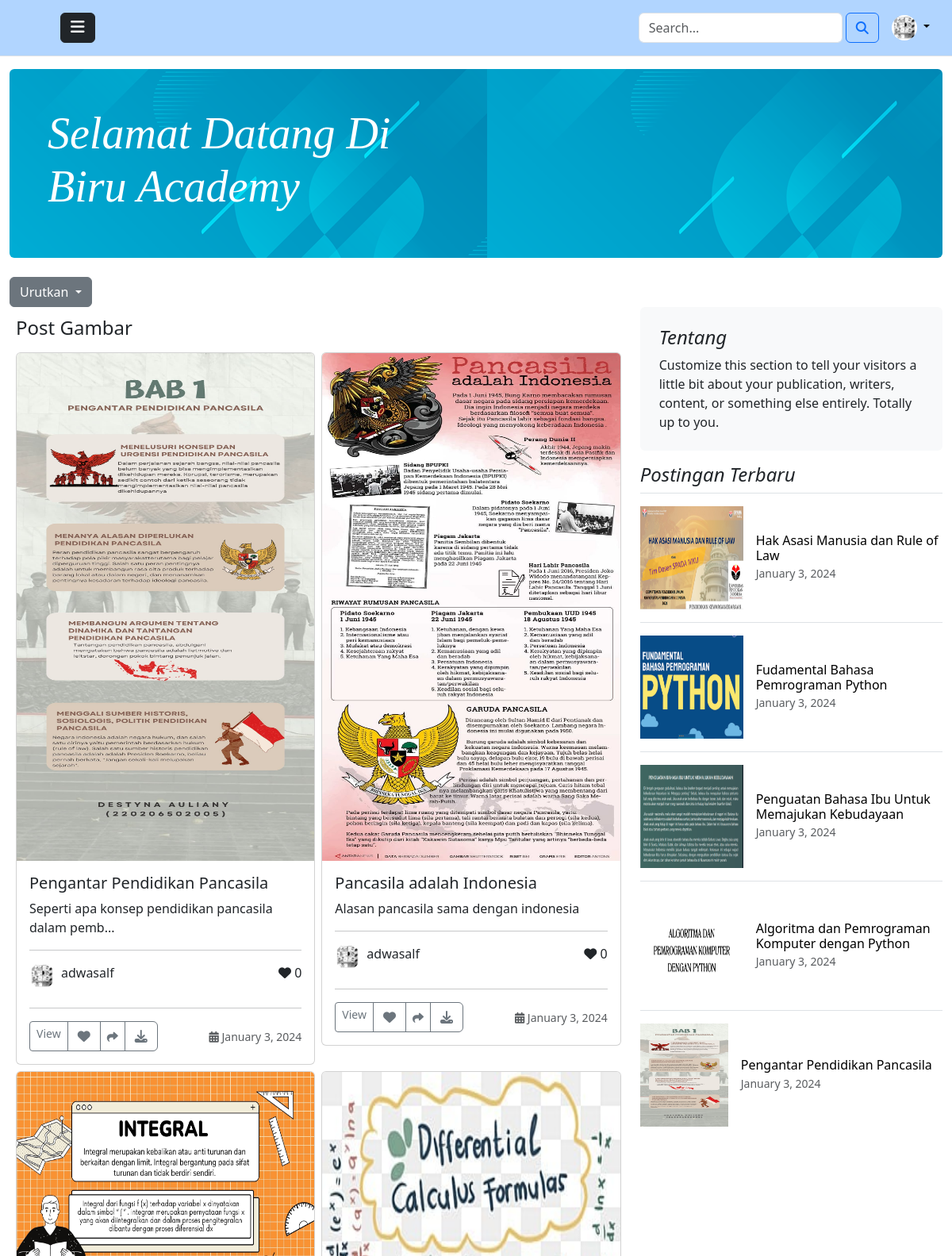
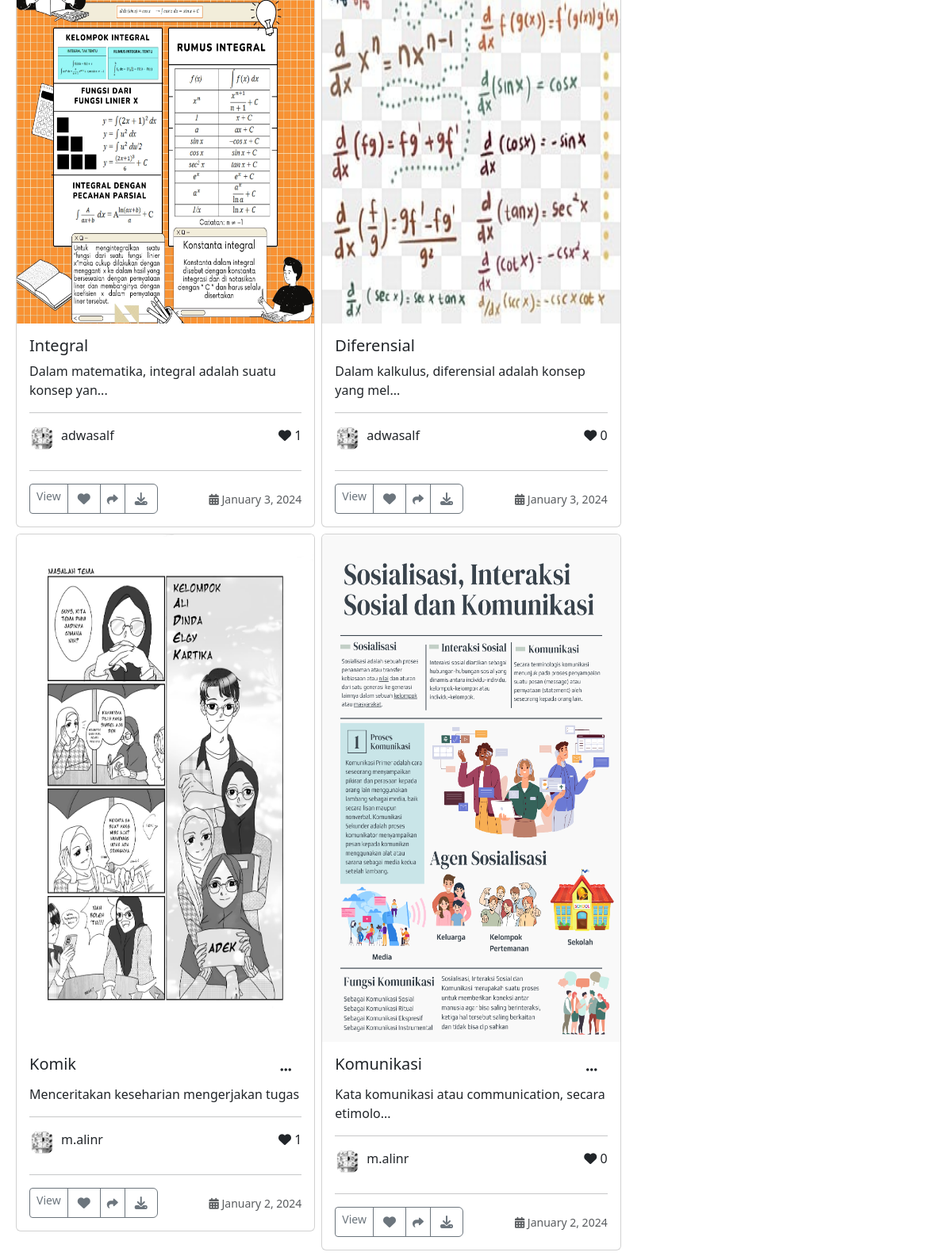
Screenshot of /home (signed in, upper part) with the database file from the repository (2 pictures, top to bottom).
### core/models.py (models this page shows, shortened)
class Profile(models.Model):
    user = models.ForeignKey(User, on_delete=models.CASCADE)
    id_user = models.IntegerField()
    profile_image = models.ImageField(upload_to='profile_images', default='blank-profile-picture.png')
    alamat = models.TextField(blank=True)
    tanggal_lahir = models.DateField(blank=True, null=True)
    nama_lengkap = models.CharField(max_length=100, blank=True)
    no_hp = models.CharField(max_length=20, blank=True)
    jenis_kelamin = models.CharField(max_length=20, blank=True)

class Post(models.Model):
    id_post = models.UUIDField(primary_key=True, default=uuid.uuid4, editable=False)
    kategori_id = models.ForeignKey('Kategori', on_delete=models.CASCADE)
    lisensi_id = models.ForeignKey('Lisensi', on_delete=models.CASCADE)
    user = models.ForeignKey(User, on_delete=models.CASCADE)
    judul = models.CharField(max_length=100)
    deskripsi = models.TextField(blank=True)
    thumbnail = models.ImageField(upload_to='post_thumbnail', null=True)
    created_at = models.DateTimeField(default=datetime.now)
    no_of_like = models.IntegerField(default=0)

class PostModul(models.Model):
    id = models.UUIDField(primary_key=True, default=uuid.uuid4, editable=False)
    user = models.ForeignKey(User, on_delete=models.CASCADE)
    kategori_id = models.ForeignKey('Kategori', on_delete=models.CASCADE)
    lisensi_id = models.ForeignKey('Lisensi', on_delete=models.CASCADE)
    thumbnail = models.ImageField(upload_to='post_thumbnail', null=True)
    file_modul = models.FileField(upload_to='post_moduls', null=True)
    judul = models.CharField(max_length=100)
    deskripsi = models.TextField()
    created_at = models.DateTimeField(default=datetime.now)
    no_of_like = models.IntegerField(default=0)

### core/views.py (the view)
# urls.py: path('home', views.homePage, name='home'),
@login_required(login_url='login')
def homePage(request):
    user_object = User.objects.get(username=request.user.username)
    profile = Profile.objects.get(user=user_object)
    post = Post.objects.all()
    video = PostVideo.objects.all()
    modul = PostModul.objects.all()
    images = PostImage.objects.filter(post__in=post)
    lisensi = Lisensi.objects.all()
    all_posts = list(post) + list(video) + list(modul)
    sorted_posts = bubble_sort(all_posts)
    latest_posts = sorted_posts[:5]
    sort_option = request.GET.get('sort', 'latest')
    if sort_option == 'latest':
        post = Post.objects.all().order_by('-created_at')
        video = PostVideo.objects.all().order_by('-created_at')
        modul = PostModul.objects.all().order_by('-created_at')
    elif sort_option == 'most_liked':
        post = Post.objects.all().order_by('-no_of_like')
        video = PostVideo.objects.all().order_by('-no_of_like')
        modul = PostModul.objects.all().order_by('-no_of_like')
    return render(request, 'homepage.html', {'post': post, 'profile': profile, 'images': images, 'lisensi': lisensi, 'video': video, 'modul': modul, 'latest_posts': latest_posts})

### core/views.py (called while the page is built)
def bubble_sort(posts):
    post = Post.objects.all()
    video = PostVideo.objects.all()
    modul = PostModul.objects.all()
    posts = list(post) + list(video) + list(modul)
    n = len(posts)
    for i in range(n):
        for j in range(0, n - i - 1):
            if posts[j].created_at < posts[j + 1].created_at:
                posts[j], posts[j + 1] = posts[j + 1], posts[j]
    return posts

### templates/homepage.html (shortened to what this page needs)
{% extends "layouts/base.html" %}
{% block content %}
{% include 'layouts/navbar.html' %}
<div class="container-fluid">
  <div class="p-4 p-md-5 mb-4 rounded text-body-emphasis " style="background-image: url('media/background_home.png');">
      <div class="col-lg-6 px-0">
          <h1 class="display-4 fst-italic" style="color:white; font-family:Poppins;" >Selamat Datang Di Biru Academy</h1>
      </div>
  </div>
</div>
    <div class="container-fluid">
        <div class="dropdown">
            <button class="btn btn-secondary dropdown-toggle" type="button" id="dropdownMenuButton" data-bs-toggle="dropdown" aria-expanded="false">
                Urutkan
            </button>
        </div>
        <div class="row g-3">
            <div class="col-8">
                <div class="row g-2 m-1" >
                  <h4>Post Gambar</h4>
                    {% for postImage in post %}
                    <div class="col-lg-6 col-sm-12">
                      {% include "card_post/card_image.html" %}
                    {% endfor %}
                </div>
            </div>
            <div class="col-md-4">
                <div class="position-sticky" style="top: 2rem;">
                  <div class="p-4 mb-3 bg-body-tertiary rounded">
                    <h4 class="fst-italic">Tentang</h4>
                    <p class="mb-0">Customize this section to tell your visitors a little bit about your publication, writers, content, or something else entirely. Totally up to you.</p>
                  </div>
                  <div>
                    <h4 class="fst-italic">Postingan Terbaru</h4>
                    <ul class="list-unstyled">
                      {% for post in latest_posts %}
                        <li>
                          <a class="d-flex flex-column flex-lg-row gap-3 align-items-start align-items-lg-center py-3 link-body-emphasis text-decoration-none border-top" href="#">
                            <img src="{{ post.thumbnail.url }}" alt="{{ post.judul }}" class="" width="130" height="130">
                            <div class="col-lg-8">
                              <h6 class="mb-0">{{post.judul}}</h6>
                              <small class="text-body-secondary">{{ post.created_at|date:"F j, Y" }}</small>
                            </div>
                          </a>
                        </li>
                      {% endfor %}
                    </div>
        </div>
    </div>
{% endblock content %}

### templates/layouts/navbar.html (shortened to what this page needs)
<header class="p-3 mb-3 border-bottom" style="background-color: #B1D5FF;">
  <div class="container-fluid">
    <div class="d-flex flex-wrap align-items-center justify-content-center justify-content-lg-start" >
      <a href="/" class="d-flex align-items-center mb-2 mb-lg-0 link-body-emphasis text-decoration-none">
        <svg class="bi me-2" width="40" height="32" role="img" aria-label="Bootstrap"><use xlink:href="#bootstrap"/></svg>
      </a>
      <ul class="nav col-12 col-lg-auto me-lg-auto mb-2 mb-md-0">
        <li><button class="btn btn-dark" type="button" data-bs-toggle="offcanvas" data-bs-target="#offcanvasWithBothOptions" aria-controls="offcanvasWithBothOptions"><i class="fa-solid fa-bars" style="font-size:20px;"></i></button></li>
      </ul>
      <form class="d-flex col-12 col-lg-auto mb-3 mb-lg-0 me-lg-3" action="/search_konten" method="post" role="search">
        <input type="search" name="search" class="form-control me-1" placeholder="Search..." aria-label="Search">
        <button class="btn btn-outline-primary" type="submit"><i class="fa-solid fa-magnifying-glass"></i>  </button>
      </form>
      <div class="dropdown text-end">
        <a href="#" class="d-block link-body-emphasis text-decoration-none dropdown-toggle" data-bs-toggle="dropdown" aria-expanded="false">
          <img src="{{profile.profile_image.url }}" alt="mdo" width="32" height="32" class="rounded-circle">
        </a>
      </div>
    </div>
  </div>
</header>

### templates/card_post/card_image.html (shortened to what this page needs)
<div class="card">
    <a href="{{postImage.thumbnail.url}}"><img src="{{postImage.thumbnail.url}}" class="card-img-top" style="height: 40rem;" alt="..."></a>
    <div class="card-body">
      <div class="d-flex justify-content-between">
        <div>
          <h5 class="card-title">{{ postImage.judul }} </h5>
        </div>
        <div>
          {% if user == postImage.user %}
          <div class="dropdown">
            <a class="btn" href="#" role="button" data-bs-toggle="dropdown" aria-expanded="false">
              <i class="fa-solid fa-ellipsis"></i>
            </a>
          </div>
          {% endif %}
        </div>
      </div>
      <p class="card-text">{{ postImage.deskripsi|slice:":50" }}{% if postImage.deskripsi|length > 50 %}...{% endif %}</p>
      <hr>
      <div class="mb-2 d-flex justify-content-between">
        <div class="d-flex">
          <img src="{{profile.profile_image.url }}" alt="mdo" width="32" height="32" class="rounded-circle me-2">
          <p class="me-1">{{postImage.user}}</p>
        </div>
        <p class="text-body-light"><i class="fa-solid fa-heart"></i>  {{postImage.no_of_like}} </p>
      </div>
      <hr>
      <div class="d-flex justify-content-between align-items-center">
        <div class="btn-group">
          <a type="button" class="btn btn-sm btn-outline-secondary" href="{% url 'detail' id=postImage.id_post %}">View</a>
          <a class="btn btn-outline-secondary" href="/like_post?post_id={{ postImage.id_post }}" role="button"><i class="fa-solid fa-heart"></i></a>
          <button type="button" class="btn btn-sm btn-outline-secondary" data-bs-toggle="modal" data-bs-target="#modal-share{{ postImage.id_post }}"><i class="fa-solid fa-share"></i></button>
          <a class="btn btn-outline-secondary" href="{% url 'download_images' post_id=postImage.id_post %}" role="button"><i class="fa-solid fa-download"></i></i></a>
        </div>
        <small class="text-body-secondary"><i class="fa-solid fa-calendar-days"></i>  {{ postImage.created_at|date:"F j, Y" }}</small>
      </div>
    </div>
  </div>
</div>

### rows the page displays
Profile: profile_image (picture)
Post: thumbnail (picture), judul "Pengantar Pendidikan Pancasila", deskripsi "Seperti apa konsep pendidikan pancasila dalam pemb", profile_image (picture), user "adwasalf", no_of_like "0", created_at "January 3, 2024"
Post: thumbnail (picture), judul "Pancasila adalah Indonesia", deskripsi "Alasan pancasila sama dengan indonesia", profile_image (picture), user "adwasalf", no_of_like "0", created_at "January 3, 2024"
Post: thumbnail (picture), judul "Integral", deskripsi "Dalam matematika, integral adalah suatu konsep yan", profile_image (picture), user "adwasalf", no_of_like "1", created_at "January 3, 2024"
Post: thumbnail (picture), judul "Diferensial", deskripsi "Dalam kalkulus, diferensial adalah konsep yang mel", profile_image (picture), user "adwasalf", no_of_like "0", created_at "January 3, 2024"
Post: thumbnail (picture), judul "Komik", deskripsi "Menceritakan keseharian mengerjakan tugas", profile_image (picture), user "m.alinr", no_of_like "1", created_at "January 2, 2024"
Post: thumbnail (picture), judul "Komunikasi", deskripsi "Kata komunikasi atau communication, secara etimolo", profile_image (picture), user "m.alinr", no_of_like "0", created_at "January 2, 2024"
PostModul: thumbnail (picture), judul "Hak Asasi Manusia dan Rule of Law", created_at "January 3, 2024"
PostModul: thumbnail (picture), judul "Fudamental Bahasa Pemrograman Python", created_at "January 3, 2024"
PostModul: thumbnail (picture), judul "Penguatan Bahasa Ibu Untuk Memajukan Kebudayaan", created_at "January 3, 2024"
PostModul: thumbnail (picture), judul "Algoritma dan Pemrograman Komputer dengan Python", created_at "January 3, 2024"
